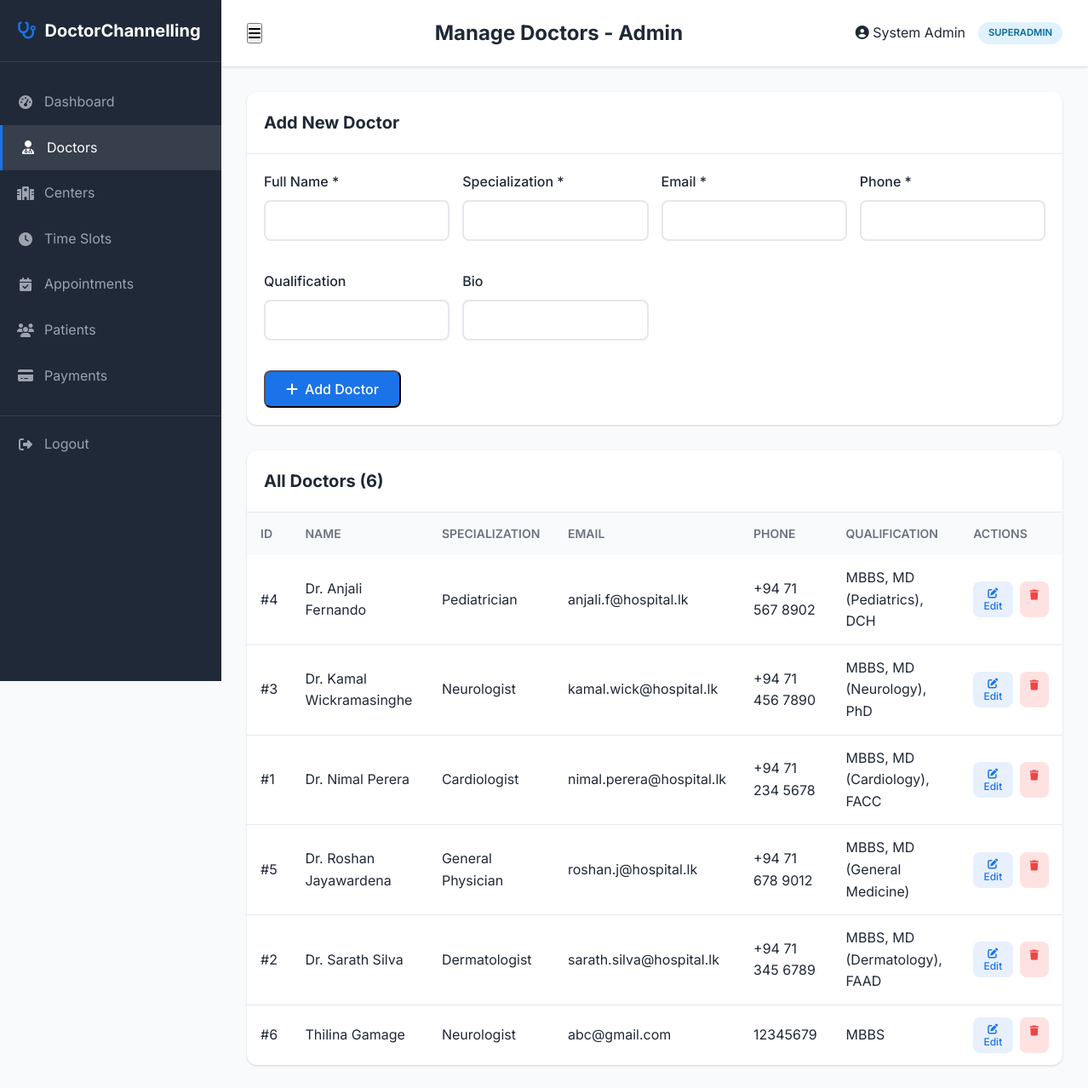
/admin/doctors.php (signed in), run on the app's committed database.
### tables this page shows
CREATE TABLE `doctors` (
  `doctor_id` int(11) NOT NULL,
  `full_name` varchar(100) NOT NULL,
  `specialization` varchar(100) NOT NULL,
  `email` varchar(100) NOT NULL,
  `phone` varchar(20) NOT NULL,
  `qualification` varchar(200) DEFAULT NULL,
  `bio` text DEFAULT NULL,
  `photo` varchar(255) DEFAULT 'default-doctor.png',
  `created_at` timestamp NOT NULL DEFAULT current_timestamp()
);

### admin/doctors.php (the view, shortened to what this page needs)
<?php
require_once 'includes/admin-header.php';
require_once __DIR__ . '/../config/db.php';
$doctors = [];
$result = $conn->query("SELECT * FROM doctors ORDER BY full_name");
while ($row = $result->fetch_assoc()) {
    $doctors[] = $row;
}
?>
<div class="admin-table-container">
    <div class="admin-table-header">
        <h3>Add New Doctor</h3>
    </div>
    <div style="padding: 20px;">
        <form action="doctors.php" method="POST" style="display: grid; grid-template-columns: repeat(auto-fit, minmax(200px, 1fr)); gap: 15px;">
            <div class="form-group">
                <label>Full Name *</label>
                <input type="text" name="full_name" required>
            </div>
            <div class="form-group">
                <label>Specialization *</label>
                <input type="text" name="specialization" required list="specializations">
            </div>
            <div class="form-group">
                <label>Email *</label>
                <input type="email" name="email" required>
            </div>
            <div class="form-group">
                <label>Phone *</label>
                <input type="tel" name="phone" required>
            </div>
            <div class="form-group">
                <label>Qualification</label>
                <input type="text" name="qualification">
            </div>
            <div class="form-group">
                <label>Bio</label>
                <input type="text" name="bio">
            </div>
            <div style="grid-column: 1 / -1;">
                <button type="submit" name="add_doctor" class="btn-primary">
                    <i class="fas fa-plus"></i> Add Doctor
                </button>
            </div>
        </form>
    </div>
</div>
<div class="admin-table-container" style="margin-top: 30px;">
    <div class="admin-table-header">
        <h3>All Doctors (<?php echo count($doctors); ?>)</h3>
    </div>
    <table class="admin-table">
        <thead>
            <tr>
                <th>ID</th>
                <th>Name</th>
                <th>Specialization</th>
                <th>Email</th>
                <th>Phone</th>
                <th>Qualification</th>
                <th>Actions</th>
            </tr>
        </thead>
        <tbody>
            <?php foreach ($doctors as $doctor): ?>
            <tr>
                <td>#<?php echo $doctor['doctor_id']; ?></td>
                <td><?php echo htmlspecialchars($doctor['full_name']); ?></td>
                <td><?php echo htmlspecialchars($doctor['specialization']); ?></td>
                <td><?php echo htmlspecialchars($doctor['email']); ?></td>
                <td><?php echo htmlspecialchars($doctor['phone']); ?></td>
                <td><?php echo htmlspecialchars($doctor['qualification']); ?></td>
                <td>
                    <div class="action-btns">
                        <button class="action-btn view" onclick="editDoctor(<?php echo $doctor['doctor_id']; ?>, '<?php echo htmlspecialchars($doctor['full_name']); ?>', '<?php echo htmlspecialchars($doctor['specialization']); ?>', '<?php echo htmlspecialchars($doctor['email']); ?>', '<?php echo htmlspecialchars($doctor['phone']); ?>', '<?php echo htmlspecialchars($doctor['qualification']); ?>', '<?php echo htmlspecialchars($doctor['bio']); ?>')">
                            <i class="fas fa-edit"></i> Edit
                        </button>
                        <a href="doctors.php?delete=<?php echo $doctor['doctor_id']; ?>" class="action-btn cancel" data-confirm="Are you sure you want to delete this doctor?">
                            <i class="fas fa-trash"></i>
                        </a>
                    </div>
                </td>
            </tr>
            <?php endforeach; ?>
        </tbody>
    </table>
</div>
</div></main></div></body></html>

### assets/css/style.css (style rules this page uses)
:root { --primary-color: #1a73e8; --primary-dark: #1557b0; --primary-light: #e8f0fe; --accent-color: #0d9e8a; --accent-dark: #0a7d70; --accent-light: #e0f7f5; --text-dark: #1f2937; --text-gray: #6b7280; --text-light: #9ca3af; --white: #ffffff; --bg-light: #f9fafb; --bg-gray: #f3f4f6; --border-color: #e5e7eb; --success: #10b981; --warning: #f59e0b; --error: #ef4444; --shadow-sm: 0 1px 2px 0 rgba(0, 0, 0, 0.05); --shadow: 0 1px 3px 0 rgba(0, 0, 0, 0.1), 0 1px 2px 0 rgba(0, 0, 0, 0.06); --shadow-md: 0 4px 6px -1px rgba(0, 0, 0, 0.1), 0 2px 4px -1px rgba(0, 0, 0, 0.06); --shadow-lg: 0 10px 15px -3px rgba(0, 0, 0, 0.1), 0 4px 6px -2px rgba(0, 0, 0, 0.05); --radius: 8px; --radius-lg: 12px; --transition: all 0.3s ease; }
*, *::before, *::after { margin: 0; padding: 0; box-sizing: border-box; }
input, select, textarea { display: block !important; visibility: visible !important; opacity: 1 !important; }
html { scroll-behavior: smooth; }
body { font-family: 'Inter', -apple-system, BlinkMacSystemFont, 'Segoe UI', Roboto, sans-serif; font-size: 16px; line-height: 1.6; color: var(--text-dark); background-color: var(--white); min-height: 100vh; display: flex; flex-direction: column; }
body.admin-page { display: block; background: #f9fafb; }
a { text-decoration: none; color: inherit; transition: var(--transition); }
button, input, select, textarea { font-family: inherit; font-size: inherit; }
.btn-primary { display: inline-flex; align-items: center; gap: 8px; padding: 10px 24px; background: var(--primary-color); color: var(--white); border-radius: var(--radius); font-weight: 500; transition: var(--transition); }
.form-group { margin-bottom: 20px; display: block; visibility: visible; }
.form-group label { display: block; font-weight: 500; margin-bottom: 8px; color: var(--text-dark); }
.form-group input, .form-group select, .form-group textarea { width: 100%; padding: 12px 16px; border: 2px solid var(--border-color); border-radius: var(--radius); transition: var(--transition); display: block !important; visibility: visible !important; opacity: 1 !important; position: relative !important; height: 48px; box-sizing: border-box; }
.form-group input[type="text"], .form-group input[type="email"], .form-group input[type="password"], .form-group input[type="tel"], .form-group input[type="date"], .form-group input[type="time"], .form-group select, .form-group textarea { display: block !important; visibility: visible !important; opacity: 1 !important; position: relative !important; }
.form-group input, .form-group select, .form-group textarea { width: 100%; padding: 12px 16px; border: 2px solid var(--border-color); border-radius: var(--radius); transition: var(--transition); display: block !important; visibility: visible !important; opacity: 1 !important; }
.form-group input[type="text"], .form-group input[type="email"], .form-group input[type="password"], .form-group input[type="tel"], .form-group input[type="date"], .form-group input[type="time"], .form-group select, .form-group textarea { display: block !important; visibility: visible !important; opacity: 1 !important; }
table { width: 100%; border-collapse: collapse; }
table th, table td { padding: 16px 20px; text-align: left; }
table th { background: var(--bg-light); font-weight: 600; color: var(--text-dark); }
table tr { border-bottom: 1px solid var(--border-color); }
table tr:last-child { border-bottom: none; }
.action-btns { display: flex; gap: 8px; }
.action-btn { padding: 6px 12px; border-radius: var(--radius); font-size: 0.75rem; font-weight: 500; border: none; cursor: pointer; transition: var(--transition); }
.action-btn.view { background: var(--primary-light); color: var(--primary-color); }
.action-btn.cancel { background: #fee2e2; color: var(--error); }
.admin-table-container { background: var(--white); border-radius: var(--radius-lg); box-shadow: var(--shadow); overflow: hidden; }
.admin-table-header { display: flex; justify-content: space-between; align-items: center; padding: 20px; border-bottom: 1px solid var(--border-color); }
.admin-table-header h3 { font-size: 1.25rem; }
.admin-table { width: 100%; border-collapse: collapse; }
.admin-table th, .admin-table td { padding: 14px 16px; text-align: left; }
.admin-table th { background: var(--bg-light); font-weight: 600; font-size: 0.875rem; text-transform: uppercase; color: var(--text-gray); }
.admin-table tr { border-bottom: 1px solid var(--border-color); }
.admin-table tr:last-child { border-bottom: none; }

### data on the page
doctors: doctor_id "4", full_name "Dr. Anjali Fernando", specialization "Pediatrician", email "anjali.f@hospital.lk", phone "+94 71 567 8902", qualification "MBBS, MD (Pediatrics), DCH"
doctors: doctor_id "3", full_name "Dr. Kamal Wickramasinghe", specialization "Neurologist", email "kamal.wick@hospital.lk", phone "+94 71 456 7890", qualification "MBBS, MD (Neurology), PhD"
doctors: doctor_id "1", full_name "Dr. Nimal Perera", specialization "Cardiologist", email "nimal.perera@hospital.lk", phone "+94 71 234 5678", qualification "MBBS, MD (Cardiology), FACC"
doctors: doctor_id "5", full_name "Dr. Roshan Jayawardena", specialization "General Physician", email "roshan.j@hospital.lk", phone "+94 71 678 9012", qualification "MBBS, MD (General Medicine)"
doctors: doctor_id "2", full_name "Dr. Sarath Silva", specialization "Dermatologist", email "sarath.silva@hospital.lk", phone "+94 71 345 6789", qualification "MBBS, MD (Dermatology), FAAD"
doctors: doctor_id "6", full_name "Thilina Gamage", specialization "Neurologist", email "abc@gmail.com", phone "12345679", qualification "MBBS"

### other printed values
$page_title "Manage Doctors - Admin"
$admin_name "System Admin"
$admin_role "SUPERADMIN"
count($doctors) "6"
